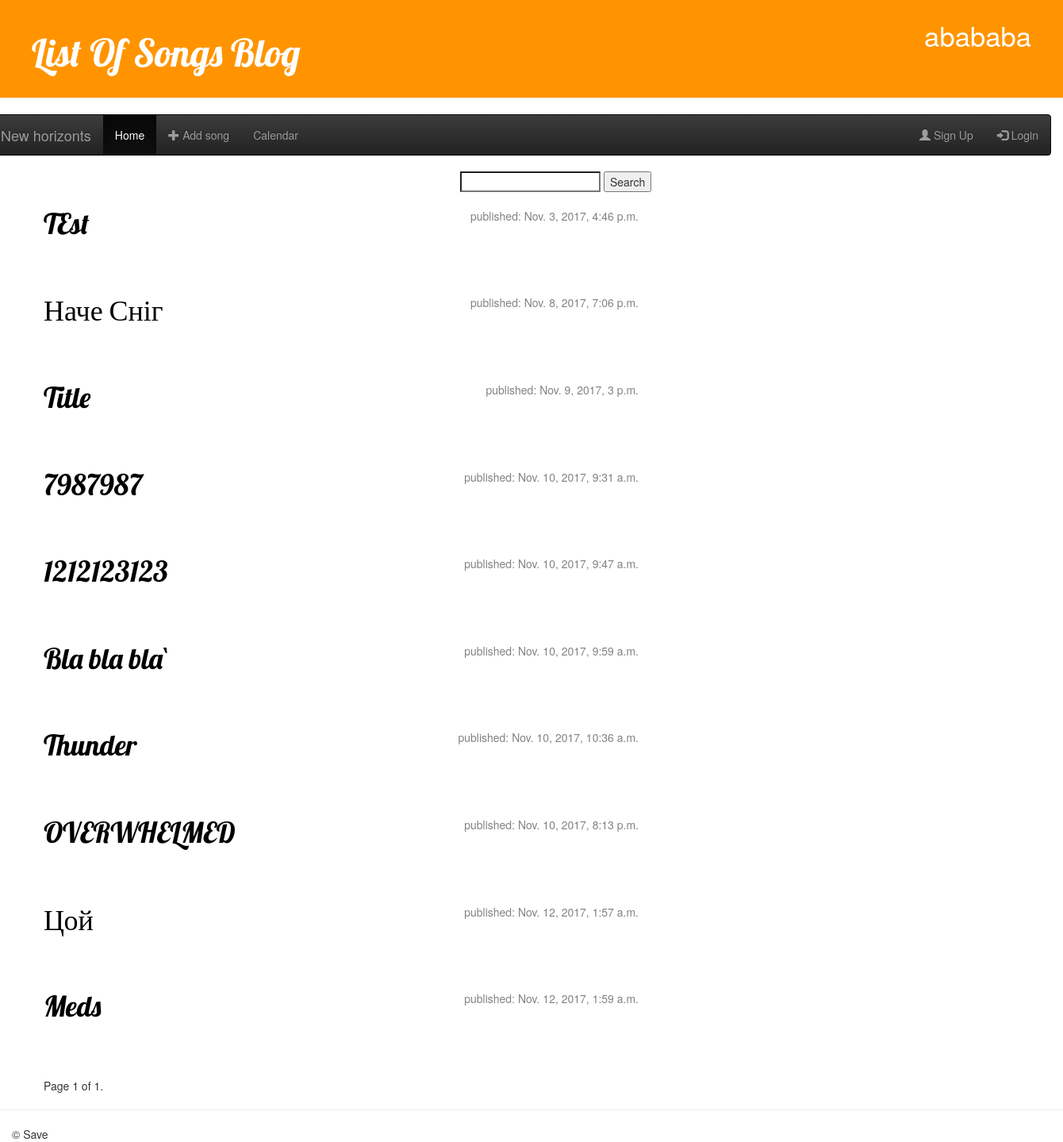
Screenshot of / (signed in) with the database file from the repository.
### blog/models.py (models this page shows, shortened)
class Post(models.Model):
    author = models.ForeignKey('auth.User')
    title = models.CharField(max_length=200)
    text = models.TextField()
    image = models.FileField(null = True, blank = True)
    music = models.FileField(null=True, blank=True)
    created_date = models.DateTimeField(
            default=timezone.now)
    published_date = models.DateTimeField(
            blank=True, null=True)

### blog/views.py (the view)
# urls.py: url(r'^$', views.post_list, name='post_list'),
def post_list(request):
    query = request.GET.get("query")
    if query:
        posts = Post.objects.filter(title__icontains=query)
    else:
        posts = Post.objects.filter(published_date__lte=timezone.now()).order_by('published_date')
    paginator = Paginator(posts, 10)
    page = request.GET.get('page')
    try:
        posts = paginator.page(page)
    except PageNotAnInteger:
        posts = paginator.page(1)
    except EmptyPage:
        posts = paginator.page(paginator.num_pages)
    context = {"posts": posts}
    return render(request, 'blog/post_list.html', context)

### blog/templates/blog/post_list.html (shortened to what this page needs)
{% extends 'blog/base.html' %}
{% block content %}
<form method="GET" action="" style="position:relative;left:70%;">
<input type="search" name="query" value="{{request.GET.query}}"/>
<input type="submit" value="Search"/>
</form>
            {% for post in posts %}
            <div class="post">
                <div class="date">
                    <p>published: {{ post.published_date }}</p>
                </div>
                <h1><a href="{% url 'post_detail' pk=post.pk %}">{{ post.title }}</a></h1>
                </div>
            {% endfor %}
<div class="wrapper">
    <span class="step-links">
        <span class="current">
            Page {{ posts.number }} of {{ posts.paginator.num_pages }}.
        </span>
    </span>
</div>
{% endblock %}

### blog/static/css/main.css (style rules this page uses)
h1, h2, h3, h4 { font-family: 'Lobster', cursive; }
.date { float: right; color: #828282; }
.post { margin-bottom: 70px; }
.post h1 a, .post h1 a:visited { color: #000000; }

### rows the page displays
Post: published_date "Nov. 3, 2017, 4:46 p.m.", title "TEst"
Post: published_date "Nov. 8, 2017, 7:06 p.m.", title "Наче Сніг"
Post: published_date "Nov. 9, 2017, 3 p.m.", title "Title"
Post: published_date "Nov. 10, 2017, 9:31 a.m.", title "7987987"
Post: published_date "Nov. 10, 2017, 9:47 a.m.", title "1212123123"
Post: published_date "Nov. 10, 2017, 9:59 a.m.", title "Bla bla bla`"
Post: published_date "Nov. 10, 2017, 10:36 a.m.", title "Thunder"
Post: published_date "Nov. 10, 2017, 8:13 p.m.", title "OVERWHELMED"
Post: published_date "Nov. 12, 2017, 1:57 a.m.", title "Цой"
Post: published_date "Nov. 12, 2017, 1:59 a.m.", title "Meds"

### other values shown
{{ posts.number }} "1"
{{ posts.paginator.num_pages }} "1"
